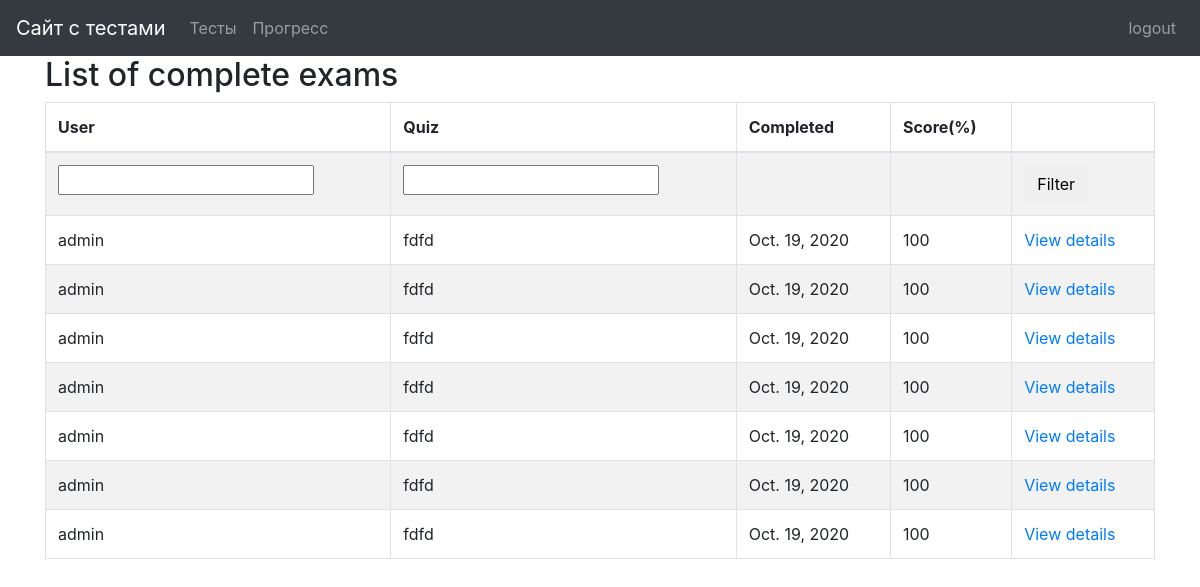
/marking/ (signed in), run on the app's committed database.
### quiz/models.py (models this page shows, shortened)
class Sitting(models.Model):
    user = models.ForeignKey(settings.AUTH_USER_MODEL, verbose_name=_("User"), on_delete=models.CASCADE)
    quiz = models.ForeignKey(Quiz, verbose_name=_("Quiz"), on_delete=models.CASCADE)
    question_order = models.CharField(validators=[validate_comma_separated_integer_list],
        max_length=1024, verbose_name=_("Question Order"))
    question_list = models.CharField(validators=[validate_comma_separated_integer_list],
        max_length=1024, verbose_name=_("Question List"))
    incorrect_questions = models.CharField(validators=[validate_comma_separated_integer_list],
        max_length=1024, blank=True, verbose_name=_("Incorrect questions"))
    current_score = models.IntegerField(verbose_name=_("Current Score"))
    complete = models.BooleanField(default=False, blank=False,
                                   verbose_name=_("Complete"))
    user_answers = models.TextField(blank=True, default='{}',
                                    verbose_name=_("User Answers"))
    start = models.DateTimeField(auto_now_add=True,
                                 verbose_name=_("Start"))
    end = models.DateTimeField(null=True, blank=True, verbose_name=_("End"))
    objects = SittingManager()
    class Meta:
        permissions = (("view_sittings", _("Can see completed exams.")),)
    def _question_ids(self):
        return [int(n) for n in self.question_order.split(',') if n]
    @property
    def get_percent_correct(self):
        dividend = float(self.current_score)
        divisor = len(self._question_ids())
        if divisor < 1:
            return 0            # prevent divide by zero error
        if dividend > divisor:
            return 100
        correct = int(round((dividend / divisor) * 100))
        if correct >= 1:
            return correct
        else:
            return 0

class Quiz(models.Model):
    title = models.CharField(
        verbose_name=_("Title"),
        max_length=60, blank=False)
    description = models.TextField(
        verbose_name=_("Description"),
        blank=True, help_text=_("a description of the quiz"))
    url = models.SlugField(
        max_length=60, blank=False,
        help_text=_("a user friendly url"),
        verbose_name=_("user friendly url"))
    category = models.ForeignKey(
        Category, null=True, blank=True,
        verbose_name=_("Category"), on_delete=models.CASCADE)
    random_order = models.BooleanField(
        blank=False, default=False,
        verbose_name=_("Random Order"),
        help_text=_("Display the questions in "
                    "a random order or as they "
                    "are set?"))
    max_questions = models.PositiveIntegerField(
        blank=True, null=True, verbose_name=_("Max Questions"),
        help_text=_("Number of questions to be answered on each attempt."))
    answers_at_end = models.BooleanField(
        blank=False, default=False,
        help_text=_("Correct answer is NOT shown after question."
                    " Answers displayed at the end."),
        verbose_name=_("Answers at end"))
    exam_paper = models.BooleanField(
        blank=False, default=False,
        help_text=_("If yes, the result of each"
                    " attempt by a user will be"
                    " stored. Necessary for marking."),
        verbose_name=_("Exam Paper"))
    single_attempt = models.BooleanField(
        blank=False, default=False,
        help_text=_("If yes, only one attempt by"
                    " a user will be permitted."
                    " Non users cannot sit this exam."),
        verbose_name=_("Single Attempt"))
    pass_mark = models.SmallIntegerField(
        blank=True, default=0,
        verbose_name=_("Pass Mark"),
        help_text=_("Percentage required to pass exam."),
        validators=[MaxValueValidator(100)])
    success_text = models.TextField(
        blank=True, help_text=_("Displayed if user passes."),
        verbose_name=_("Success Text"))
    fail_text = models.TextField(
        verbose_name=_("Fail Text"),
        blank=True, help_text=_("Displayed if user fails."))
    draft = models.BooleanField(
        blank=True, default=False,
        verbose_name=_("Draft"),
        help_text=_("If yes, the quiz is not displayed"
                    " in the quiz list and can only be"
                    " taken by users who can edit"
                    " quizzes."))
    class Meta:
        verbose_name = _("Test")
        verbose_name_plural = _("Tests")
    def __str__(self):
        return self.title

### quiz/views.py (the view)
class QuizMarkingList(QuizMarkerMixin, SittingFilterTitleMixin, ListView):
    model = Sitting
    def get_queryset(self):
        queryset = super(QuizMarkingList, self).get_queryset()\
                                               .filter(complete=True)
        user_filter = self.request.GET.get('user_filter')
        if user_filter:
            queryset = queryset.filter(user__username__icontains=user_filter)
        return queryset
    class Meta:
        pass

### quiz/views.py (called while the page is built)
    @method_decorator(login_required)
    @method_decorator(permission_required('quiz.view_sittings'))
    def dispatch(self, *args, **kwargs):
        return super(QuizMarkerMixin, self).dispatch(*args, **kwargs)

    def get_queryset(self):
        queryset = super(SittingFilterTitleMixin, self).get_queryset()
        quiz_filter = self.request.GET.get('quiz_filter')
        if quiz_filter:
            queryset = queryset.filter(quiz__title__icontains=quiz_filter)
        return queryset

### quiz/templates/quiz/sitting_list.html (shortened to what this page needs)
{% extends 'base.html' %}
{% load i18n %}
{% block content %}
<h2>{% trans "List of complete exams" %}</h2>
    {% if sitting_list %}
		<table class="table table-bordered table-striped">
		  <thead>
			<tr>
			  <th>{% trans "User" %}</th>
			  <th>{% trans "Quiz" %}</th>
			  <th>{% trans "Completed" %}</th>
			  <th>{% trans "Score" %}(%)</th>
			  <th></th>
			</tr>
		  </thead>
		  <tbody>
			<tr>
			  <form action="" method="GET">
				<td><input type="text" name="user_filter" /></td>
				<td><input type="text" name="quiz_filter" /></td>
				<td></td>
				<td></td>
				<td><button type="submit" class="btn btn-default">{% trans "Filter"%}</button></td>
			  </form>
			</tr>
        {% for sitting in sitting_list %}
			<tr>
			  <td>{{ sitting.user }}</td>
			  <td>{{ sitting.quiz }}</td>
			  <td>{{ sitting.end|date }}</td>
			  <td>{{ sitting.get_percent_correct }}</td>
			  <td>
				<a href="{% url 'quiz_marking_detail' pk=sitting.id %}">
				  {% trans "View details" %}
				</a>
			</tr>
        {% endfor %}
		  </tbody>
		</table>
    {% else %}
        <p>{% trans "There are no matching quizzes" %}.</p>
    {% endif %}
{% endblock %}

### quiz/templates/base.html (shortened to what this page needs)
{% load i18n %}
<!DOCTYPE html>
<html xmlns:fb="http://www.facebook.com/2008/fbml" xmlns="http://www.w3.org/1999/xhtml" xml:lang="en" lang="en" dir="ltr">
<head>
  <link rel="stylesheet" href="https://stackpath.bootstrapcdn.com/bootstrap/4.1.2/css/bootstrap.min.css"
>
</head>
<body>
  <nav class="navbar navbar-expand-lg navbar-dark bg-dark">
    <a class="navbar-brand" href="{% url 'index' %}">Сайт с тестами</a>
    <div class="collapse navbar-collapse" id="navbarSupportedContent">
      <ul class="navbar-nav rm-auto">
        {% if user.is_authenticated %}
        <li class="nav-tem" style="color:gray">
          <a href="{% url 'quiz_index' %}" class="nav-link">Тесты</a>
        </li>
        <li class="nav-tem" style="color:gray">
            <a href="{% url 'quiz_progress' %}" class="nav-link">Прогресс</a>
          </li>
        {% endif %}
      </ul>
      <ul class="navbar-nav ml-auto">
        <li class="nav-item ">
          {% if user.is_authenticated %}
          <a class="nav-link" href="{% url 'logout' %}">logout</a>
          {% else %}
          <a class="nav-link" href="{% url 'login' %}">Login</a>
              <a class="nav-link" href="{% url 'signup' %}">Sign Up</a>
          {% endif %}
        </li>
      </ul>
    </div>
  </nav>
  <div class="container">
     {% block content %} {% endblock %}{% block signinup %}{% endblock signinup%}
  </div>
</body>
</html>

### data on the page
Sitting: user "admin", quiz "fdfd", end "Oct. 19, 2020", get_percent_correct "100"
Sitting: user "admin", quiz "fdfd", end "Oct. 19, 2020", get_percent_correct "100"
Sitting: user "admin", quiz "fdfd", end "Oct. 19, 2020", get_percent_correct "100"
Sitting: user "admin", quiz "fdfd", end "Oct. 19, 2020", get_percent_correct "100"
Sitting: user "admin", quiz "fdfd", end "Oct. 19, 2020", get_percent_correct "100"
Sitting: user "admin", quiz "fdfd", end "Oct. 19, 2020", get_percent_correct "100"
Sitting: user "admin", quiz "fdfd", end "Oct. 19, 2020", get_percent_correct "100"
